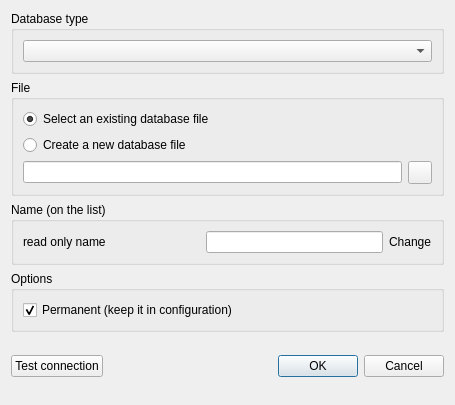
<?xml version="1.0" encoding="UTF-8"?>
<ui version="4.0">
 <class>DbDialog</class>
 <widget class="QDialog" name="DbDialog">
  <property name="geometry">
   <rect>
    <x>0</x>
    <y>0</y>
    <width>455</width>
    <height>405</height>
   </rect>
  </property>
  <property name="minimumSize">
   <size>
    <width>450</width>
    <height>0</height>
   </size>
  </property>
  <property name="acceptDrops">
   <bool>true</bool>
  </property>
  <property name="windowTitle">
   <string>Database</string>
  </property>
  <layout class="QVBoxLayout" name="verticalLayout">
   <item>
    <widget class="QGroupBox" name="typeGroup">
     <property name="title">
      <string>Database type</string>
     </property>
     <layout class="QVBoxLayout" name="verticalLayout_2">
      <item>
       <widget class="QComboBox" name="typeCombo">
        <property name="toolTip">
         <string>Database driver</string>
        </property>
       </widget>
      </item>
     </layout>
    </widget>
   </item>
   <item>
    <widget class="QGroupBox" name="pathGroup">
     <property name="title">
      <string>File</string>
     </property>
     <layout class="QVBoxLayout" name="verticalLayout_3">
      <item>
       <widget class="QRadioButton" name="existingDatabaseRadio">
        <property name="text">
         <string>Select an existing database file</string>
        </property>
        <property name="checked">
         <bool>true</bool>
        </property>
       </widget>
      </item>
      <item>
       <widget class="QRadioButton" name="createDatabaseRadio">
        <property name="text">
         <string>Create a new database file</string>
        </property>
       </widget>
      </item>
      <item>
       <layout class="QHBoxLayout" name="horizontalLayout_5">
        <item>
         <widget class="QLineEdit" name="fileEdit"/>
        </item>
        <item>
         <widget class="QToolButton" name="browseOpenButton">
          <property name="text">
           <string/>
          </property>
          <property name="icon">
           <iconset resource="../icons.qrc">
            <normaloff>:/icons/img/directory_open.svg</normaloff>:/icons/img/directory_open.svg</iconset>
          </property>
         </widget>
        </item>
       </layout>
      </item>
     </layout>
    </widget>
   </item>
   <item>
    <widget class="QGroupBox" name="nameGroup">
     <property name="title">
      <string>Name (on the list)</string>
     </property>
     <layout class="QHBoxLayout" name="horizontalLayout_6">
      <item>
       <widget class="QLabel" name="nameLabel">
        <property name="sizePolicy">
         <sizepolicy hsizetype="Expanding" vsizetype="Preferred">
          <horstretch>0</horstretch>
          <verstretch>0</verstretch>
         </sizepolicy>
        </property>
        <property name="text">
         <string notr="true">read only name</string>
        </property>
       </widget>
      </item>
      <item>
       <widget class="QLineEdit" name="nameEdit"/>
      </item>
      <item>
       <widget class="QLabel" name="nameChangeLink">
        <property name="sizePolicy">
         <sizepolicy hsizetype="Minimum" vsizetype="Preferred">
          <horstretch>0</horstretch>
          <verstretch>0</verstretch>
         </sizepolicy>
        </property>
        <property name="text">
         <string>Change</string>
        </property>
       </widget>
      </item>
     </layout>
    </widget>
   </item>
   <item>
    <widget class="QGroupBox" name="optionsGroup">
     <property name="title">
      <string>Options</string>
     </property>
     <layout class="QGridLayout" name="optionsGrid">
      <item row="0" column="0" colspan="2">
       <widget class="QCheckBox" name="permamentCheckBox">
        <property name="toolTip">
         <string extracomment="aasfd">&lt;p&gt;Enable this if you want the database to be stored in configuration file and restored every time Letos is started.&lt;/p&gt;</string>
        </property>
        <property name="text">
         <string>Permanent (keep it in configuration)</string>
        </property>
        <property name="checked">
         <bool>true</bool>
        </property>
       </widget>
      </item>
     </layout>
    </widget>
   </item>
   <item>
    <spacer name="horizontalSpacer">
     <property name="orientation">
      <enum>Qt::Orientation::Horizontal</enum>
     </property>
     <property name="sizeType">
      <enum>QSizePolicy::Policy::Fixed</enum>
     </property>
     <property name="sizeHint" stdset="0">
      <size>
       <width>360</width>
       <height>1</height>
      </size>
     </property>
    </spacer>
   </item>
   <item>
    <widget class="QWidget" name="bottomWidget" native="true">
     <layout class="QHBoxLayout" name="horizontalLayout_2">
      <property name="leftMargin">
       <number>0</number>
      </property>
      <property name="topMargin">
       <number>0</number>
      </property>
      <property name="rightMargin">
       <number>0</number>
      </property>
      <property name="bottomMargin">
       <number>0</number>
      </property>
      <item>
       <widget class="QPushButton" name="testConnButton">
        <property name="text">
         <string>Test connection</string>
        </property>
       </widget>
      </item>
      <item>
       <widget class="QLabel" name="testConnIcon">
        <property name="text">
         <string/>
        </property>
       </widget>
      </item>
      <item>
       <widget class="QDialogButtonBox" name="buttonBox">
        <property name="orientation">
         <enum>Qt::Orientation::Horizontal</enum>
        </property>
        <property name="standardButtons">
         <set>QDialogButtonBox::StandardButton::Cancel|QDialogButtonBox::StandardButton::Ok</set>
        </property>
        <property name="centerButtons">
         <bool>false</bool>
        </property>
       </widget>
      </item>
     </layout>
    </widget>
   </item>
  </layout>
 </widget>
 <resources>
  <include location="../icons.qrc"/>
 </resources>
 <connections>
  <connection>
   <sender>buttonBox</sender>
   <signal>accepted()</signal>
   <receiver>DbDialog</receiver>
   <slot>accept()</slot>
   <hints>
    <hint type="sourcelabel">
     <x>248</x>
     <y>254</y>
    </hint>
    <hint type="destinationlabel">
     <x>157</x>
     <y>274</y>
    </hint>
   </hints>
  </connection>
  <connection>
   <sender>buttonBox</sender>
   <signal>rejected()</signal>
   <receiver>DbDialog</receiver>
   <slot>reject()</slot>
   <hints>
    <hint type="sourcelabel">
     <x>316</x>
     <y>260</y>
    </hint>
    <hint type="destinationlabel">
     <x>286</x>
     <y>274</y>
    </hint>
   </hints>
  </connection>
 </connections>
</ui>
